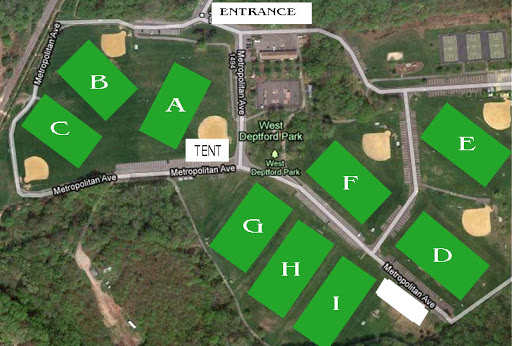
#> input picture tutorials/assets/soccer_fields.jpg, 512 x 346 px
$ jupyter execute tutorial_1_generic_procedure.ipynb
#> lines starting #> are read from the running program, lines starting #| are printed output that depends on the picture
# **Introduction**

Presented is a minimal working example that illustrates how to automatically generate overlays to code hot spots across various locations on a site layout -- in this case, a site picked out from Maps. Example image provided here to show potential result:

<br>

# **Resource Requirements**

In this method, few resources were needed to accomplish the goals of mapping severity across campus; these resources are enumerated as follows

## Software Requirements:

In order to utilize this method, the programming language, Python, is required. Specific details about which version of Python used are as follows:

[cell 1]
import sys
print("Python version")
print (sys.version)

Furthermore, this Python installation required the following packages to execute this procedure:

- Pillow (7.0.0)
- matplotlib (3.1.3)

These can be installed simply by running the following commands in a Python installation:

`pip install Pillow matplotlib`

<br>

# **Procedure**

## Software Imports

First is to import necessary packages and tools from each package; information on these tools can be found in the documentation for both `Pillow` and `matplotlib`:

[cell 2]
# IMPORTING NEEDED PYTHON PACKAGES
from PIL import Image, ImageDraw
import matplotlib.pyplot as plt
import matplotlib.image as mpimg

## Previewing the Image

In this example, an arbitrary campus layout of a park was used. Here we load the image, and view the pixel dimensions of the image to later demarcate locations for heatmapping -- `matplotlib` is used in this situation to draw the Cartesian axis:

[cell 3]
# PREVIEWING COORDINATE SYSTEM OF IMAGE
plt.figure(figsize=(12, 12))
img = mpimg.imread("assets/soccer_fields.jpg")
#> img is the input picture: shape (346, 512, 3); mean R, G, B 85.9, 114.1, 73
imgplot = plt.imshow(img)

## Image Processing

Using `Pillow`, we open the image of the park layout and convert this image to an RGBA image. The reason for this is that we need to utilize the alpha channel to draw transparent overlays:

[cell 4]
# LOADING IMAGE INTO PILLOW
image = Image.open("assets/soccer_fields.jpg").convert("RGBA")

## Color Creation

To set the color of our shapes, we follow the following procedure (Note: the color for this example is originally set to red):

[cell 5]
# SETTING COLOR AND TRANSPARENCY
color = (255, 0, 0) # SETS THE INITIAL COLOR OF AN ELLIPSE
degree_transparency = .5 # HOW TRANSPARENT; 1 MEANING FULLY, 0 MEANING NO TRANSPARENCY
opacity = int(255 * degree_transparency) # DETERMINING DEGREE OF TRANSPARENCY MASK
color = color + (opacity,) # ADDING ALPHA CHANNEL TO SELECTED COLOR

## Generating Building Locations

Selecting coordinates per each site of interest will need to be done manually by the user; in this example, I selected Site A and Site B in the park layout; here is what those coordinate labels look like:

[cell 6]
# LABELING COORDINATES OF WHERE BUILDINGS ARE LOCATED
building_a = (150, 100, 200, 150)
building_b = (75, 50, 125, 125)

## Overlaying Shapes onto Image

Finally, to overlay shapes onto our original image, first a copy of the original image must be generated. On this copy, the desired drawings are overlayed:

[cell 7]
# CREATING FRAME FOR OVERLAYS
overlay = Image.new("RGBA", image.size)
#> overlay: PIL image 512x346 RGBA; every value is 0
overlay_drawing = ImageDraw.Draw(overlay)

The ellipses around specific sites can then be drawn:

[cell 8]
# DRAWING ELLIPSES AROUND BUILDINGS OF INTEREST
overlay_drawing.ellipse(building_a, fill=color, outline=(0, 0, 0))
overlay_drawing.ellipse(building_b, fill=color, outline=(0, 0, 0))

Now, to merge the original image and overlay back together and preview the final image:

[cell 9]
# COMPOSITE IMAGES TOGETHER VIA ALPHA CHANNELS
img = Image.alpha_composite(image, overlay)
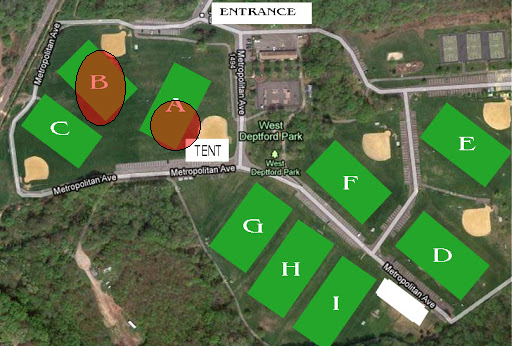
#> img: PIL image 512x346 RGBA; mean R, G, B, A 88.4, 111.9, 72.1, 255

img
